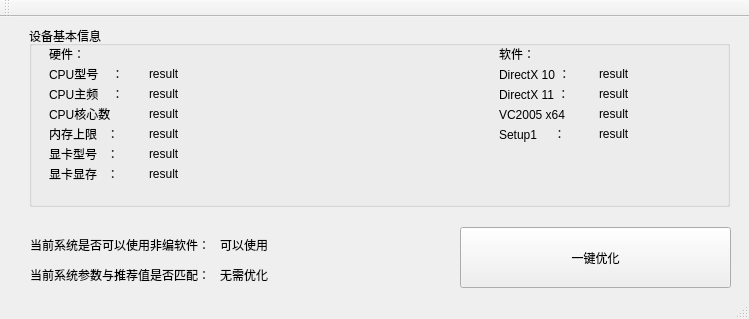
<?xml version="1.0" encoding="UTF-8"?>
<ui version="4.0">
 <class>MainWindow</class>
 <widget class="QMainWindow" name="MainWindow">
  <property name="geometry">
   <rect>
    <x>0</x>
    <y>0</y>
    <width>749</width>
    <height>319</height>
   </rect>
  </property>
  <property name="windowTitle">
   <string>环境设置工具</string>
  </property>
  <widget class="QWidget" name="centralWidget">
   <widget class="QPushButton" name="pushButton">
    <property name="enabled">
     <bool>true</bool>
    </property>
    <property name="geometry">
     <rect>
      <x>460</x>
      <y>210</y>
      <width>271</width>
      <height>61</height>
     </rect>
    </property>
    <property name="text">
     <string>一键优化</string>
    </property>
    <property name="iconSize">
     <size>
      <width>16</width>
      <height>16</height>
     </size>
    </property>
   </widget>
   <widget class="QGroupBox" name="groupBox">
    <property name="geometry">
     <rect>
      <x>29</x>
      <y>9</y>
      <width>701</width>
      <height>181</height>
     </rect>
    </property>
    <property name="title">
     <string>设备基本信息</string>
    </property>
    <widget class="QLabel" name="label_hardware_CPUmodel">
     <property name="geometry">
      <rect>
       <x>20</x>
       <y>40</y>
       <width>71</width>
       <height>16</height>
      </rect>
     </property>
     <property name="text">
      <string>CPU型号    ：</string>
     </property>
    </widget>
    <widget class="QLabel" name="label_hardware_CPUnum">
     <property name="geometry">
      <rect>
       <x>20</x>
       <y>80</y>
       <width>71</width>
       <height>16</height>
      </rect>
     </property>
     <property name="text">
      <string>CPU核心数  ：</string>
     </property>
    </widget>
    <widget class="QLabel" name="label_hardware_GPUmodel">
     <property name="geometry">
      <rect>
       <x>20</x>
       <y>120</y>
       <width>71</width>
       <height>16</height>
      </rect>
     </property>
     <property name="text">
      <string>显卡型号   ：</string>
     </property>
    </widget>
    <widget class="QLabel" name="label_hardware_GPUmemory">
     <property name="geometry">
      <rect>
       <x>20</x>
       <y>140</y>
       <width>71</width>
       <height>16</height>
      </rect>
     </property>
     <property name="text">
      <string>显卡显存   ：</string>
     </property>
    </widget>
    <widget class="QLabel" name="label_hardware_CPUspeed">
     <property name="geometry">
      <rect>
       <x>20</x>
       <y>60</y>
       <width>71</width>
       <height>16</height>
      </rect>
     </property>
     <property name="text">
      <string>CPU主频    ：</string>
     </property>
    </widget>
    <widget class="QLabel" name="label_software_Directx10">
     <property name="geometry">
      <rect>
       <x>470</x>
       <y>40</y>
       <width>71</width>
       <height>16</height>
      </rect>
     </property>
     <property name="text">
      <string>DirectX 10 ：</string>
     </property>
    </widget>
    <widget class="QLabel" name="label_software_vc2005x64">
     <property name="geometry">
      <rect>
       <x>470</x>
       <y>80</y>
       <width>71</width>
       <height>16</height>
      </rect>
     </property>
     <property name="text">
      <string>VC2005 x64 ：</string>
     </property>
    </widget>
    <widget class="QLabel" name="label_software_Directx11">
     <property name="geometry">
      <rect>
       <x>470</x>
       <y>60</y>
       <width>71</width>
       <height>16</height>
      </rect>
     </property>
     <property name="text">
      <string>DirectX 11 ：</string>
     </property>
    </widget>
    <widget class="QLabel" name="label_software_setup1">
     <property name="geometry">
      <rect>
       <x>470</x>
       <y>100</y>
       <width>71</width>
       <height>16</height>
      </rect>
     </property>
     <property name="text">
      <string>Setup1     ：</string>
     </property>
    </widget>
    <widget class="QLabel" name="label_hardware_memory">
     <property name="geometry">
      <rect>
       <x>20</x>
       <y>100</y>
       <width>71</width>
       <height>16</height>
      </rect>
     </property>
     <property name="text">
      <string>内存上限   ：</string>
     </property>
    </widget>
    <widget class="QLabel" name="label_hardware_CPUmodel_result">
     <property name="geometry">
      <rect>
       <x>120</x>
       <y>40</y>
       <width>241</width>
       <height>16</height>
      </rect>
     </property>
     <property name="text">
      <string>result</string>
     </property>
    </widget>
    <widget class="QLabel" name="label_hardware_CPUnum_result">
     <property name="geometry">
      <rect>
       <x>120</x>
       <y>80</y>
       <width>181</width>
       <height>16</height>
      </rect>
     </property>
     <property name="text">
      <string>result</string>
     </property>
    </widget>
    <widget class="QLabel" name="label_hardware_CPUspeed_result">
     <property name="geometry">
      <rect>
       <x>120</x>
       <y>60</y>
       <width>181</width>
       <height>16</height>
      </rect>
     </property>
     <property name="text">
      <string>result</string>
     </property>
    </widget>
    <widget class="QLabel" name="label_hardware_GPUmodel_result">
     <property name="geometry">
      <rect>
       <x>120</x>
       <y>120</y>
       <width>351</width>
       <height>16</height>
      </rect>
     </property>
     <property name="text">
      <string>result</string>
     </property>
    </widget>
    <widget class="QLabel" name="label_hardware_memory_result">
     <property name="geometry">
      <rect>
       <x>120</x>
       <y>100</y>
       <width>181</width>
       <height>16</height>
      </rect>
     </property>
     <property name="text">
      <string>result</string>
     </property>
    </widget>
    <widget class="QLabel" name="label_hardware_GPUmemory_result">
     <property name="geometry">
      <rect>
       <x>120</x>
       <y>140</y>
       <width>181</width>
       <height>16</height>
      </rect>
     </property>
     <property name="text">
      <string>result</string>
     </property>
    </widget>
    <widget class="QLabel" name="label_software_vc2005x64_result">
     <property name="geometry">
      <rect>
       <x>570</x>
       <y>80</y>
       <width>81</width>
       <height>16</height>
      </rect>
     </property>
     <property name="text">
      <string>result</string>
     </property>
    </widget>
    <widget class="QLabel" name="label_software_Directx11_result">
     <property name="geometry">
      <rect>
       <x>570</x>
       <y>60</y>
       <width>81</width>
       <height>16</height>
      </rect>
     </property>
     <property name="text">
      <string>result</string>
     </property>
    </widget>
    <widget class="QLabel" name="label_software_Directx10_result">
     <property name="geometry">
      <rect>
       <x>570</x>
       <y>40</y>
       <width>81</width>
       <height>16</height>
      </rect>
     </property>
     <property name="text">
      <string>result</string>
     </property>
    </widget>
    <widget class="QLabel" name="label_software_setup1_result">
     <property name="geometry">
      <rect>
       <x>570</x>
       <y>100</y>
       <width>81</width>
       <height>16</height>
      </rect>
     </property>
     <property name="text">
      <string>result</string>
     </property>
    </widget>
    <widget class="QLabel" name="label_hardware">
     <property name="geometry">
      <rect>
       <x>20</x>
       <y>20</y>
       <width>181</width>
       <height>16</height>
      </rect>
     </property>
     <property name="text">
      <string>硬件：</string>
     </property>
    </widget>
    <widget class="QLabel" name="label_software">
     <property name="geometry">
      <rect>
       <x>470</x>
       <y>20</y>
       <width>181</width>
       <height>16</height>
      </rect>
     </property>
     <property name="text">
      <string>软件：</string>
     </property>
    </widget>
   </widget>
   <widget class="QLabel" name="label_usable">
    <property name="geometry">
     <rect>
      <x>30</x>
      <y>220</y>
      <width>181</width>
      <height>16</height>
     </rect>
    </property>
    <property name="text">
     <string>当前系统是否可以使用非编软件：</string>
    </property>
   </widget>
   <widget class="QLabel" name="label_optimize">
    <property name="geometry">
     <rect>
      <x>30</x>
      <y>250</y>
      <width>181</width>
      <height>16</height>
     </rect>
    </property>
    <property name="text">
     <string>当前系统参数与推荐值是否匹配：</string>
    </property>
   </widget>
   <widget class="QLabel" name="label_usable_result">
    <property name="geometry">
     <rect>
      <x>220</x>
      <y>220</y>
      <width>221</width>
      <height>16</height>
     </rect>
    </property>
    <property name="text">
     <string>可以使用</string>
    </property>
   </widget>
   <widget class="QLabel" name="label_optimize_result">
    <property name="geometry">
     <rect>
      <x>220</x>
      <y>250</y>
      <width>61</width>
      <height>16</height>
     </rect>
    </property>
    <property name="text">
     <string>无需优化</string>
    </property>
   </widget>
  </widget>
  <widget class="QToolBar" name="mainToolBar">
   <attribute name="toolBarArea">
    <enum>TopToolBarArea</enum>
   </attribute>
   <attribute name="toolBarBreak">
    <bool>false</bool>
   </attribute>
  </widget>
  <widget class="QStatusBar" name="statusBar"/>
 </widget>
 <layoutdefault spacing="6" margin="11"/>
 <resources/>
 <connections/>
 <slots>
  <slot>optimizeOneKey()</slot>
 </slots>
</ui>
